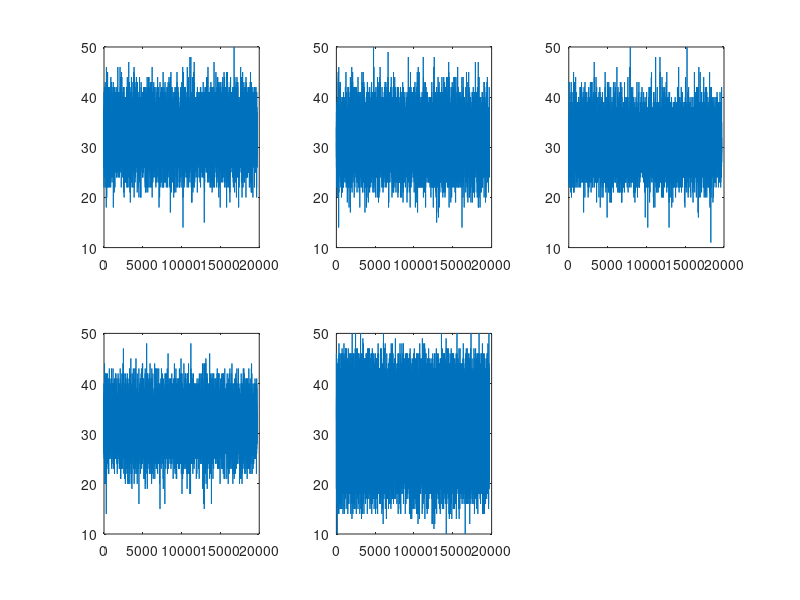
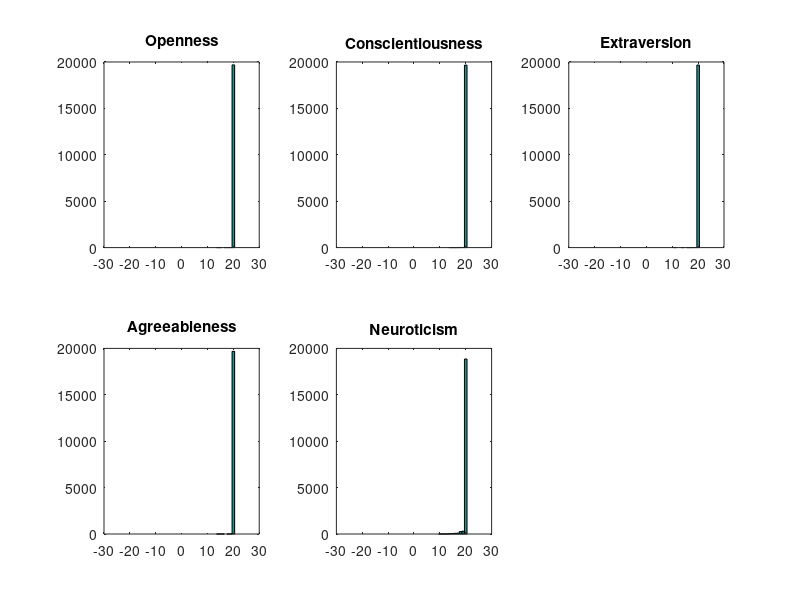
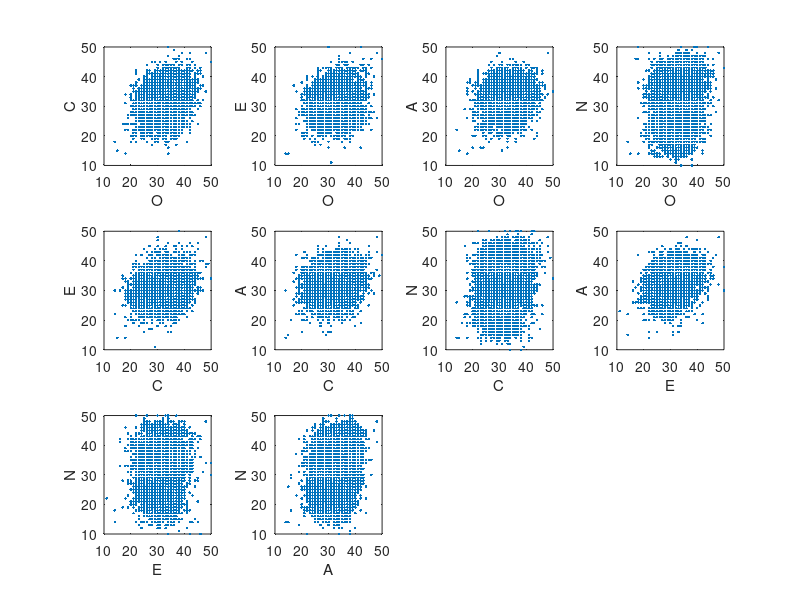
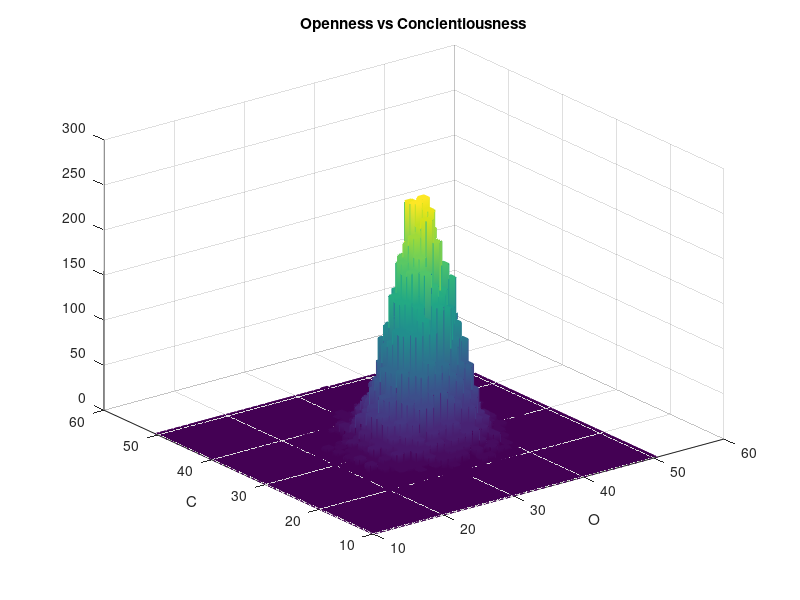

The MATLAB source for these figures, in order: (Note: this script raises an error after producing the figures.)
% Visualizing data from a set of >19k Big Five Inventory responses from an
% anonymized dataset:
% https://openpsychometrics.org/_rawdata/BIG5
close all
clear all

load BIG5_Data.mat
% Expected result: 19599x5 matrix of doubles.
% 
% Each row of the matrix is five numbers representing the sums of a single 
% respondant's answers to the questions of a 50-item Big 5 Inventory. Each 
% of five traits were assessed by 10 questions on a scale from 1-5, so
% values in the matrix will range from 10 (a respondant giving an answer of
% '1' to all questions relevant to a given trait) to 50 (giving an answer
% of '5' to all questions for a trait.

%%

figure
subplot(2,3,1)
plot(data(:,1))
subplot(2,3,2)
plot(data(:,2))
subplot(2,3,3)
plot(data(:,3))
subplot(2,3,4)
plot(data(:,4))
subplot(2,3,5)
plot(data(:,5))

% Examining the data shows one error response with 0 across the board.
% There are also a number of responses in which a respondant answered '1'
% or '5' for ALL questions, which strongly suggests they were not taking
% the questionnaire seriously. These have also been removed using:

loop = 1;
while loop <= length(data(:,1))
    if (sum(data(loop,:)) <= 50 || (sum(data(loop,:)) >= 250))
        data = [data(1:loop-1,:) ; data(loop+1:end,:)];
        loop = loop-1;
    end
    loop = loop +1;
end

% Some anomalous answers remain, but it's good enough for a first pass. 
%
% One optional modification: subtracting off the mean of each column. (I
% believe, but have not yet checked, that this will make some of the later
% analysis easier, but haven't yet checked.)

% data = data - repmat([mean(data(:,1)),mean(data(:,2)),mean(data(:,3)),mean(data(:,4)),mean(data(:,5))],size(data,1),1);

%%

figure
subplot(2,3,1)
hist(data(:,1),-20:20)
title('Openness')

subplot(2,3,2)
hist(data(:,2),-20:20)
title('Conscientiousness')

subplot(2,3,3)
hist(data(:,3),-20:20)
title('Extraversion')

subplot(2,3,4)
hist(data(:,4),-20:20)
title('Agreeableness')

subplot(2,3,5)
hist(data(:,5),-20:20)
title('Neuroticism')

% Visualizing the histograms of each trait column individually produces
% Gaussian curves, suggesting the traits are normally distributed.

%%
figure
subplot(3,4,1)
plot(data(:,1),data(:,2),'.')
xlabel('O')
ylabel('C')

subplot(3,4,2)
plot(data(:,1),data(:,3),'.')
xlabel('O')
ylabel('E')

subplot(3,4,3)
plot(data(:,1),data(:,4),'.')
xlabel('O')
ylabel('A')

subplot(3,4,4)
plot(data(:,1),data(:,5),'.')
xlabel('O')
ylabel('N')

subplot(3,4,5)
plot(data(:,2),data(:,3),'.')
xlabel('C')
ylabel('E')

subplot(3,4,6)
plot(data(:,2),data(:,4),'.')
xlabel('C')
ylabel('A')

subplot(3,4,7)
plot(data(:,2),data(:,5),'.')
xlabel('C')
ylabel('N')

subplot(3,4,8)
plot(data(:,3),data(:,4),'.')
xlabel('E')
ylabel('A')

subplot(3,4,9)
plot(data(:,3),data(:,5),'.')
xlabel('E')
ylabel('N')

subplot(3,4,10)
plot(data(:,4),data(:,5),'.')
xlabel('A')
ylabel('N')

% Simply plotting each trait against the others is not very illustrative,
% because there is no many indication of how many datapoints lie at each
% intersection. Instead, construct a 3D histogram:
 
RANGE = [10:50];
figure
hist3([data(:,1),data(:,2)],{RANGE,RANGE})
title('Openness vs Concientiousness')
xlabel('O')
ylabel('C')
set(gcf,'renderer','opengl')
set(get(gca,'child'),'FaceColor','interp','CDataMode','auto')

figure
hist3([data(:,1),data(:,3)],{RANGE,RANGE})
title('Openness vs Extraversion')
xlabel('O')
ylabel('E')
set(get(gca,'child'),'FaceColor','interp','CDataMode','auto')

figure
hist3([data(:,1),data(:,4)],{RANGE,RANGE})
title('Openness vs Agreeableness')
xlabel('O')
ylabel('A')
set(get(gca,'child'),'FaceColor','interp','CDataMode','auto')

figure
hist3([data(:,1),data(:,5)],{RANGE,RANGE})
title('Openness vs Neruoticism')
xlabel('O')
ylabel('N')
set(get(gca,'child'),'FaceColor','interp','CDataMode','auto')

figure
hist3([data(:,2),data(:,3)],{RANGE,RANGE})
title('Conscientiousness vs Extraversion')
xlabel('C')
ylabel('E')
set(get(gca,'child'),'FaceColor','interp','CDataMode','auto')

figure
hist3([data(:,2),data(:,4)],{RANGE,RANGE})
title('Conscientiousness vs Agreeableness')
xlabel('C')
ylabel('A')
set(get(gca,'child'),'FaceColor','interp','CDataMode','auto')

figure
hist3([data(:,2),data(:,5)],{RANGE,RANGE})
title('Conscientiousness vs Neuroticism')
xlabel('C')
ylabel('N')
set(get(gca,'child'),'FaceColor','interp','CDataMode','auto')

figure
hist3([data(:,3),data(:,4)],{RANGE,RANGE})
title('Extraversion vs Agreeableness')
xlabel('E')
ylabel('A')
set(get(gca,'child'),'FaceColor','interp','CDataMode','auto')

figure
hist3([data(:,3),data(:,5)],{RANGE,RANGE})
title('Extraversion vs Neuroticism')
xlabel('E')
ylabel('N')
set(get(gca,'child'),'FaceColor','interp','CDataMode','auto')

figure
hist3([data(:,4),data(:,5)],{RANGE,RANGE})
title('Agreeableness vs Neuroticism')
xlabel('A')
ylabel('N')
set(get(gca,'child'),'FaceColor','interp','CDataMode','auto')
xlabel('A')
ylabel('N')

%%
% Now to actually look at them in 3D space and see if we can't observe any
% clusterings. For example, here are the plots of openness and
% concientiousness vs. extaversion, agreeableness, and neuroticism.

figure
OCE = plot3(data(:,1),data(:,2),data(:,3),'.');

figure
OCA = plot3(data(:,1),data(:,2),data(:,4),'.');

figure
OCN = plot3(data(:,1),data(:,2),data(:,5),'.');

% @@TODO: Figure out how best to visualize density. Change opacity somehow?

%%
% Run k-means on the data. Try various K and examine for how well they
% group, e.g. by plotting groups with colors.

% @@TODO: Plot average distances (and variance of distances?) up to, like,
% k = 50?
clusterList = {};
clusterCent = {};
clusterSum = {};
clusterDist = {};

maxGroups = 50;

for loop = 1:maxGroups
    [clusterList{loop}, clusterCent{loop}, clusterSum{loop}, clusterDist{loop}] = kmeans(data,loop,'start','cluster','replicates',100,'maxiter',10000);
end
%%
% Put the distances between clusters and the centers of the groups they're
% assigned to in a more easily parsed form
clusterSumMeans = [];
for loop = 1:length(clusterList)
    clusterSumMeans(loop) = mean(clusterSum{loop});
end
clusterSumTotals = clusterSumMeans.*[1:length(clusterSumMeans)];
clusterSumSSE = clusterSumTotals.^2;

%%
close all
plot(clusterSumMeans,'*-'), hold on
plot(clusterSumTotals,'*-r')
figure
plot(clusterSumSSE,'x-k')

%%
% Visualize the various centroids


%%
% Plot some of the groups and see how they overlap. The axes with highest
% variance are 1,2,5 (openness, conscientiusness, and neuroticism), so
% let's look at those.
close all

for LISTNUM = 3:5
    figure(LISTNUM)
    for loop = 1:10:length(clusterList{LISTNUM})
        switch clusterList{LISTNUM}(loop)
            case 1
                plot3(data(loop,1),data(loop,2),data(loop,5),'.b'), hold on
            case 2
                plot3(data(loop,1),data(loop,2),data(loop,5),'.g'), hold on
            case 3
                plot3(data(loop,1),data(loop,2),data(loop,5),'.r'), hold on
            case 4
                plot3(data(loop,1),data(loop,2),data(loop,5),'.m'), hold on
            case 5
                plot3(data(loop,1),data(loop,2),data(loop,5),'.y'), hold on
            case 6
                plot3(data(loop,1),data(loop,2),data(loop,5),'.k'), hold on
            case 7
                plot3(data(loop,1),data(loop,2),data(loop,5),'.c'), hold on
            case 8
                plot3(data(loop,1),data(loop,2),data(loop,5),'ob'), hold on
            case 9
                plot3(data(loop,1),data(loop,2),data(loop,5),'or'), hold on
            otherwise
                disp('Wrong input list!')
                break
        end
    end
    title(strcat('Big 5 Clustering:`',strcat(num2str(LISTNUM),' Groups')))
    xlabel('Openness')
    ylabel('Conscientiousness')
    zlabel('Neuroticism')
end

%%
% Evaluating number of clusters with Bayesian Information Criterion
% https://stackoverflow.com/questions/15839774/how-to-calculate-bic-for-k-means-clustering-in-r
% claims that "BIC = D + log(n)*m*k" where 
% m = number of columns
% n = number of datapoints
% k = number of centers
% D = total within-cluster sum of squares
for loop = 1:length(clusterDist)
    BIC(loop)= sum(min(clusterDist{loop}).^2) + log10(length(data))*size(data,2)*loop;
end
plot(BIC)

% Currently this is monotone increasing for all clusters 1-90, so either
% there are no real clusters (BIC minimized at k=1) or I've done it wrong.
% Probably the latter.